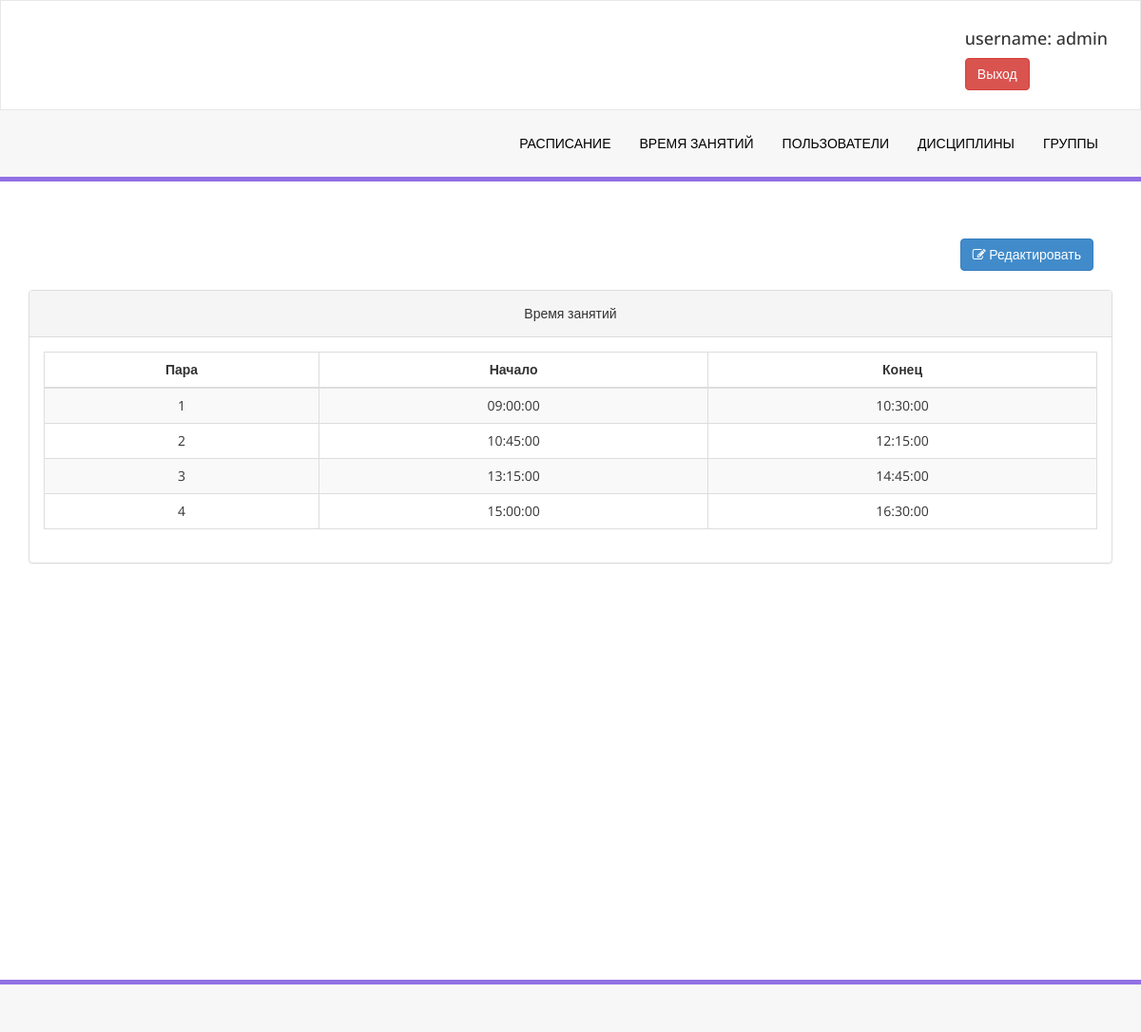
/lesson/time/list/ (signed in), run on the app's committed database.
### Lesson/models.py (models this page shows, shortened)
class LessonTime(models.Model):
    number = models.IntegerField(validators=[MaxValueValidator(10), MinValueValidator(1)], unique=True)
    start = models.TimeField()
    end = models.TimeField()

### Lesson/views.py (the view)
# urls.py: path('time/list/', views.LessonsTimeView.as_view(), name='time'),
class LessonsTimeView(generic.ListView):
    template_name = 'lessons_time.html'
    model = LessonTime
    ordering = "number"

### templates/lessons_time.html (shortened to what this page needs)
{% extends 'base.html' %}
{% block content %}
    <div class="row">
    <div class="col-md-12">
        <div class="right-div">
        <a class="btn btn-primary" href="{% url 'lesson:time_update' %}"> <i class="fa fa-edit "></i> Редактировать</a>
            </div>
    </div>
    <div class="col-md-12">
                    <div class="panel panel-default">
                        <div class="panel-heading text-center">
                            Время занятий
                        </div>
                        <div class="panel-body">
                            <div class="table-responsive">
                                <table class="table table-striped table-bordered table-hover">
                                    <thead>
                                        <tr>
                                            <th>Пара</th>
                                            <th>Начало</th>
                                            <th>Конец</th>
                                        </tr>
                                    </thead>
                                    <tbody>
                                    {% for time in lessontime_list %}
                                        <tr>
                                            <td>{{ time.number }}</td>
                                            <td>{{ time.start.isoformat }}</td>
                                            <td>{{ time.end.isoformat }}</td>
                                        </tr>
                                        {% endfor %}
                                    </tbody>
                                </table>
                            </div>
                        </div>
                    </div>
                </div>
    </div>
{% endblock %}

### templates/base.html (shortened to what this page needs)
{% load static %}
<!DOCTYPE html>
<html>
<head>
    <link href='{% static 'js/fullcalendar-5.3.2/lib/main.css' %}' rel='stylesheet'/>
    <link rel="stylesheet" href="//code.jquery.com/ui/1.12.1/themes/base/jquery-ui.css">
    <link rel="stylesheet" href="/resources/demos/style.css">
    <link href="{% static 'css/bootstrap.css' %}" rel="stylesheet"/>
    <link href="{% static 'css/font-awesome.css' %}" rel="stylesheet"/>
    <link href="{% static 'css/style.css' %}" rel="stylesheet"/>
    <link href="{% static 'js/dataTables/dataTables.bootstrap.css' %}" rel="stylesheet" />
</head>
<body>
<div class="navbar navbar-inverse set-radius-zero">
    <div class="container">
    <div class="row">
        <div class="pull-right right-div">
            <h4> username: {{ request.user.username }} </h4>
            <a href="{% url 'logout' %}" class="btn btn-danger">Выход</a>
        </div>
    </div>
    </div>
</div>
<section class="menu-section">
    <div class="container">
        <div class="row ">
            <div class="col-md-12">
                <div class="navbar-collapse collapse ">
                    <ul id="menu-top" class="nav navbar-nav navbar-right">
                        <li><a id="nav-stream" href="{% url "calendar:calendar_index" %}" class="">Расписание</a></li>
                        <li><a id="nav-subs" href="{% url "lesson:time" %}">Время занятий</a></li>
                        <li><a id="nav-mystreams" href="{% url "profile:list" %}">пользователи</a></li>
                        <li><a id="nav-create" href="{% url 'lesson:info' %}">Дисциплины</a></li>
                        <li><a id="nav-create" href="{% url 'profile:group_list' %}">Группы</a></li>
                    </ul>
                </div>
            </div>
        </div>
    </div>
</section>
<div class="content-wrapper">
    <div class="container">
        {% block content %}
        {% endblock %}
    </div>
</div>
<section class="footer-section">
</section>
</body>
</html>

### static/css/style.css (style rules this page uses)
.set-radius-zero { border-radius:0px; -moz-border-radius:0px; -webkit-border-radius:0px; }
.content-wrapper { margin-top: 40px; min-height:800px; padding-bottom:90px; }
.right-div { float: right; padding: 20px; }
#menu-top a { color:#000; text-decoration:none; font-weight:500; padding: 25px 15px 25px 15px; text-transform:uppercase; }
.menu-section { background-color: #f7f7f7; border-bottom:5px solid #9170E4; width:100% }
.navbar-inverse { background-color: #FFF; border-color: rgba(155, 153, 153, 0.23); }
.navbar { min-height: 90px; margin-bottom: 0px; }
.footer-section { padding:25px 50px 25px 50px; color:#000; font-size:13px; background-color: #f7f7f7; text-align:right; border-top:5px solid #9170E4; }

### templates/lessons_time.html (style rules this page uses)
th, td { text-align: center; }

### data on the page
LessonTime: number "1", start "09:00:00", end "10:30:00"
LessonTime: number "2", start "10:45:00", end "12:15:00"
LessonTime: number "3", start "13:15:00", end "14:45:00"
LessonTime: number "4", start "15:00:00", end "16:30:00"

### other printed values
{{ request.user.username }} "admin"
